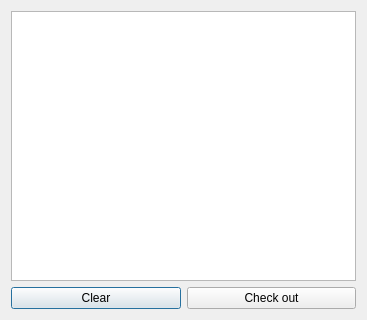
<?xml version="1.0" encoding="UTF-8"?>
<ui version="4.0">
 <class>CartDialog</class>
 <widget class="QDialog" name="CartDialog">
  <property name="geometry">
   <rect>
    <x>0</x>
    <y>0</y>
    <width>367</width>
    <height>320</height>
   </rect>
  </property>
  <property name="windowTitle">
   <string>Dialog</string>
  </property>
  <layout class="QGridLayout" name="gridLayout">
   <item row="0" column="0" colspan="2">
    <widget class="QTableView" name="tableView"/>
   </item>
   <item row="1" column="0">
    <widget class="QPushButton" name="pushButtonClear">
     <property name="text">
      <string>Clear</string>
     </property>
    </widget>
   </item>
   <item row="1" column="1">
    <widget class="QPushButton" name="pushButtonCheck">
     <property name="text">
      <string>Check out</string>
     </property>
    </widget>
   </item>
  </layout>
 </widget>
 <resources/>
 <connections/>
</ui>
